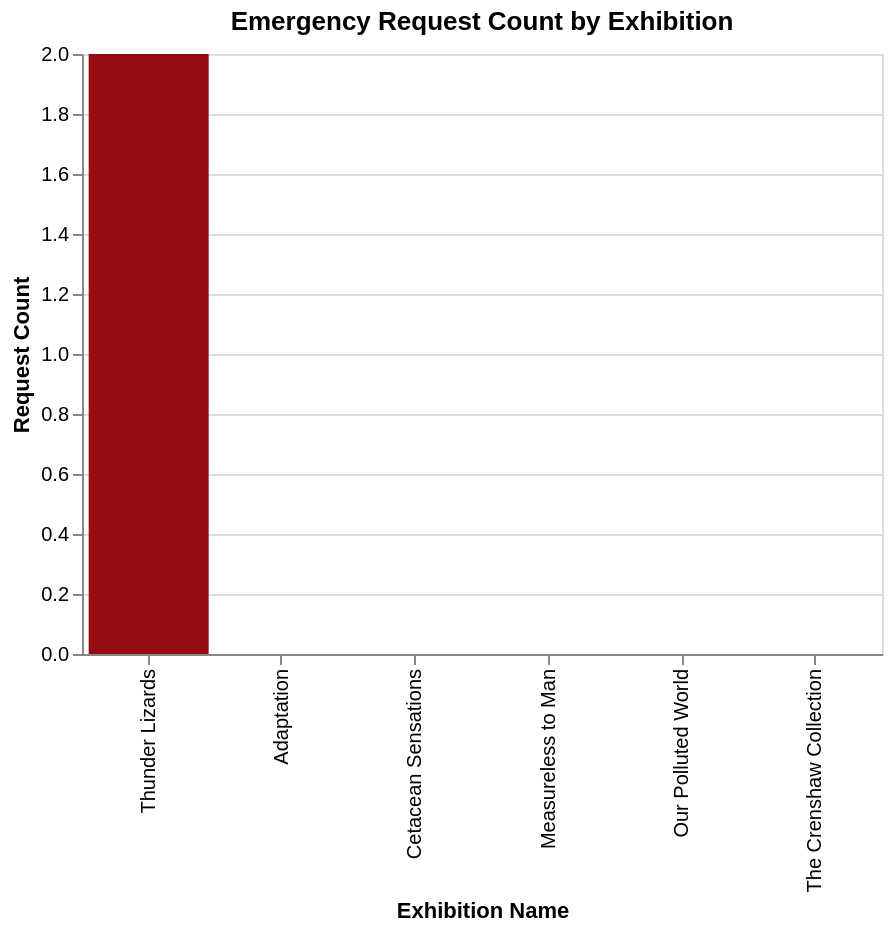

The notebook cell this image was saved under:
### Markdown cell above
## Visualisations - Emergency Requests by Exhibition

The number of emergency requests for each exhibition is visualised in the bar chart below.

We can see that 'Thunder Lizards' has the most emergency requests. In fact it has the only emergency requests among all exhibitions.

### Code cell
query = """
    SELECT
    e.exhibition_name,
        COUNT(r.exhibition_id) AS request_count
    FROM exhibitions e
    LEFT JOIN requests r 
        ON e.exhibition_id = r.exhibition_id 
    AND r.request_value = 1
    GROUP BY e.exhibition_id, e.exhibition_name
    ORDER BY request_count DESC, e.exhibition_name ASC;
    """
with conn.cursor() as cursor:
    cursor.execute(query)
    rows = cursor.fetchall()
    colnames = [desc[0] for desc in cursor.description]
    df = pd.DataFrame(rows, columns=colnames)

chart = alt.Chart(df).mark_bar().encode(
    x=alt.X('exhibition_name:N', title='Exhibition Name', sort='-y'),
    y=alt.Y('request_count:Q', title='Request Count'),
    color=alt.Color('request_count:Q', scale=alt.Scale(
        scheme='reds'), legend=None)
).properties(
    title='Emergency Request Count by Exhibition',
    width=400
)

chart

### Figure 1 — Vega-Lite specification as saved in the notebook (floating-point values rounded to 4 significant figures)
{"config": {"view": {"continuousWidth": 300, "continuousHeight": 300}}, "data": {"name": "data-3ed3d5574b22b67d10ebbfcc9bae73bb"}, "mark": {"type": "bar"}, "encoding": {"color": {"field": "request_count", "legend": null, "scale": {"scheme": "reds"}, "type": "quantitative"}, "x": {"field": "exhibition_name", "sort": "-y", "title": "Exhibition Name", "type": "nominal"}, "y": {"field": "request_count", "title": "Request Count", "type": "quantitative"}}, "title": "Emergency Request Count by Exhibition", "width": 400, "$schema": "https://vega.github.io/schema/vega-lite/v6.4.1.json", "datasets": {"data-3ed3d5574b22b67d10ebbfcc9bae73bb": [{"exhibition_name": "Thunder Lizards", "request_count": 2}, {"exhibition_name": "Adaptation", "request_count": 0}, {"exhibition_name": "Cetacean Sensations", "request_count": 0}, {"exhibition_name": "Measureless to Man", "request_count": 0}, {"exhibition_name": "Our Polluted World", "request_count": 0}, {"exhibition_name": "The Crenshaw Collection", "request_count": 0}]}}
